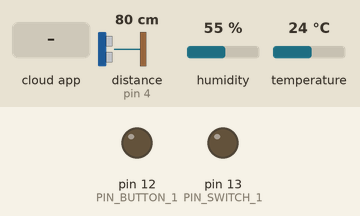
Simulated run of this sketch. Board: Arduino Uno, built with avr-gcc and run on an emulated ATmega328P. Parts: output pins drawn as LEDs (lit = HIGH). Inputs (shaded band) come from the test bench; at power-on: distance to the obstacle (sensor on pin 4) 80 cm, humidity 55 %, temperature 24 °C. The echo pulse lasts 58.3 µs per cm; the RemoteXY app is connected.

Above: at 1.8 s.
1.9 s: the phone or cloud app sets switch_1 to 1
At 3.0 s:
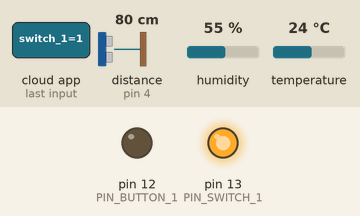
3.5 s: the phone or cloud app sets button_1 to 1
At 5.2 s:
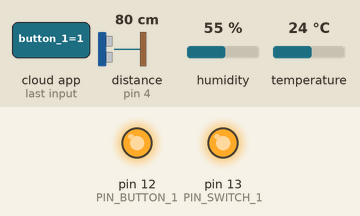
5.5 s: the phone or cloud app sets switch_1 to 0
At 7.2 s:
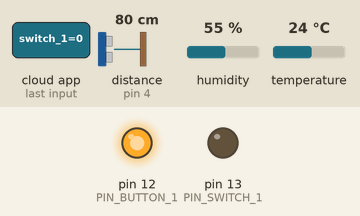
7.5 s: the phone or cloud app sets button_1 to 0
At 9.5 s:
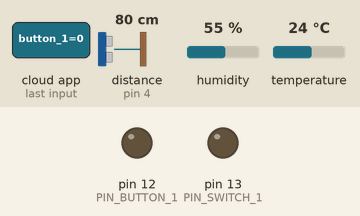
Timing chart, 0 to 10.5 s (numbered marks = the images above; inputs shaded):
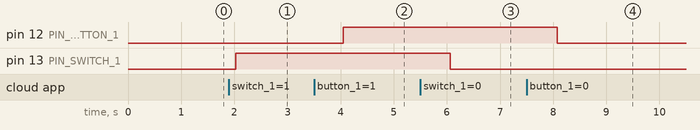

Measured:
- after the input at 1.9 s, pin 13 (PIN_SWITCH_1): LOW → HIGH after 0.13 s
- after the input at 3.5 s, pin 12 (PIN_BUTTON_1): LOW → HIGH after 0.55 s
- after the input at 5.5 s, pin 13 (PIN_SWITCH_1): HIGH → LOW after 0.56 s
- after the input at 7.5 s, pin 12 (PIN_BUTTON_1): HIGH → LOW after 0.58 s

The sketch:

Riscduino_Sketch.ino
```cpp
//////////////////////////////////////////////
//        RemoteXY include library          //
//////////////////////////////////////////////

// RemoteXY select connection mode and include library
#define REMOTEXY_MODE__ESP8266_HARDSERIAL_POINT

#include <RemoteXY.h>
#include <Adafruit_Sensor.h>
#include <DHT.h>
#include <Ultrasonic.h>

// RemoteXY connection settings
#define REMOTEXY_SERIAL Serial
#define REMOTEXY_SERIAL_SPEED 115200
#define REMOTEXY_WIFI_SSID "RemoteXY"
#define REMOTEXY_WIFI_PASSWORD "123456789"
#define REMOTEXY_SERVER_PORT 6377


// RemoteXY configurate
#pragma pack(push, 1)
uint8_t RemoteXY_CONF[] =
  { 255,2,0,0,0,30,0,8,13,0,
  2,0,68,25,22,11,2,26,31,31,
  79,78,0,79,70,70,0,1,0,16,
  25,12,12,2,31,88,0 };

// this structure defines all the variables of your control interface
struct {

    // input variable
  uint8_t switch_1; // =1 if switch ON and =0 if OFF
  uint8_t button_1; // =1 if button pressed, else =0

    // other variable
  uint8_t connect_flag;  // =1 if wire connected, else =0

} RemoteXY;
#pragma pack(pop)

/////////////////////////////////////////////
//           END RemoteXY include          //
/////////////////////////////////////////////

#define PIN_SWITCH_1 13
#define PIN_BUTTON_1 12
#define DHT_PIN 2 // Pin where the DHT22 is connected
#define DHT_TYPE DHT22 // DHT 22 (AM2302) type
DHT dht(DHT_PIN, DHT_TYPE);

#define ULTRASONIC_TRIG_PIN 3 // Pin where the Ultrasonic sensor's trigger is connected
#define ULTRASONIC_ECHO_PIN 4 // Pin where the Ultrasonic sensor's echo is connected
Ultrasonic ultrasonic(ULTRASONIC_TRIG_PIN, ULTRASONIC_ECHO_PIN);


void setup()
{
  RemoteXY_Init();
  pinMode(PIN_SWITCH_1, OUTPUT);
  pinMode(PIN_BUTTON_1, OUTPUT);

  dht.begin(); // Initialize DHT sensor

  // TODO: setup code for other sensors and peripherals
}


void loop()
{
  RemoteXY_Handler();
  //noInterrupts();

  // Read data from DHT22 sensor
  float humidity = dht.readHumidity();
  float temperature = dht.readTemperature();

  // Read data from Ultrasonic sensor
  float distance_cm = ultrasonic.read(CM);
  //interrupts();

  // Check if the readings are valid
  if (!isnan(humidity) && !isnan(temperature)) {
    // TODO: Use humidity and temperature readings as needed
  } else {
    // Failed to read from DHT sensor
    Serial.println("Failed to read from DHT sensor!");
  }

  if (distance_cm > 0) {
    // TODO: Use distance_cm as needed (distance in centimeters)
  } else {
    // Failed to read distance from Ultrasonic sensor
    Serial.println("Failed to read from Ultrasonic sensor!");
  }

  digitalWrite(PIN_SWITCH_1, (RemoteXY.switch_1 == 0) ? LOW : HIGH);
  digitalWrite(PIN_BUTTON_1, (RemoteXY.button_1 == 0) ? LOW : HIGH);

  // TODO: Add your loop code here

  // Delay to avoid excessive readings and to allow RemoteXY to handle communication
  delay(1000); // Delay for 1 second
}
```

Riscduino_Sketch_Code.c
```cpp
//////////////////////////////////////////////
//        RemoteXY include library          //
//////////////////////////////////////////////

// RemoteXY select connection mode and include library
#define REMOTEXY_MODE__ESP8266_HARDSERIAL_POINT

#include <RemoteXY.h>
#include <Adafruit_Sensor.h>
#include <DHT.h>
#include <Ultrasonic.h>

// RemoteXY connection settings
#define REMOTEXY_SERIAL Serial
#define REMOTEXY_SERIAL_SPEED 115200
#define REMOTEXY_WIFI_SSID "RemoteXY"
#define REMOTEXY_WIFI_PASSWORD "123456789"
#define REMOTEXY_SERVER_PORT 6377


// RemoteXY configurate
#pragma pack(push, 1)
uint8_t RemoteXY_CONF[] =
  { 255,2,0,0,0,30,0,8,13,0,
  2,0,68,25,22,11,2,26,31,31,
  79,78,0,79,70,70,0,1,0,16,
  25,12,12,2,31,88,0 };

// this structure defines all the variables of your control interface
struct {

    // input variable
  uint8_t switch_1; // =1 if switch ON and =0 if OFF
  uint8_t button_1; // =1 if button pressed, else =0

    // other variable
  uint8_t connect_flag;  // =1 if wire connected, else =0

} RemoteXY;
#pragma pack(pop)

/////////////////////////////////////////////
//           END RemoteXY include          //
/////////////////////////////////////////////

#define PIN_SWITCH_1 13
#define PIN_BUTTON_1 12
#define DHT_PIN 2 // Pin where the DHT22 is connected
#define DHT_TYPE DHT22 // DHT 22 (AM2302) type
DHT dht(DHT_PIN, DHT_TYPE);

#define ULTRASONIC_TRIG_PIN 3 // Pin where the Ultrasonic sensor's trigger is connected
#define ULTRASONIC_ECHO_PIN 4 // Pin where the Ultrasonic sensor's echo is connected
Ultrasonic ultrasonic(ULTRASONIC_TRIG_PIN, ULTRASONIC_ECHO_PIN);


void setup()
{
  RemoteXY_Init();
  pinMode(PIN_SWITCH_1, OUTPUT);
  pinMode(PIN_BUTTON_1, OUTPUT);

  dht.begin(); // Initialize DHT sensor

  // TODO: setup code for other sensors and peripherals
}


void loop()
{
  RemoteXY_Handler();
  //noInterrupts();

  // Read data from DHT22 sensor
  float humidity = dht.readHumidity();
  float temperature = dht.readTemperature();

  // Read data from Ultrasonic sensor
  float distance_cm = ultrasonic.read(CM);
  //interrupts();

  // Check if the readings are valid
  if (!isnan(humidity) && !isnan(temperature)) {
    // TODO: Use humidity and temperature readings as needed
  } else {
    // Failed to read from DHT sensor
    Serial.println("Failed to read from DHT sensor!");
  }

  if (distance_cm > 0) {
    // TODO: Use distance_cm as needed (distance in centimeters)
  } else {
    // Failed to read distance from Ultrasonic sensor
    Serial.println("Failed to read from Ultrasonic sensor!");
  }

  digitalWrite(PIN_SWITCH_1, (RemoteXY.switch_1 == 0) ? LOW : HIGH);
  digitalWrite(PIN_BUTTON_1, (RemoteXY.button_1 == 0) ? LOW : HIGH);

  // TODO: Add your loop code here

  // Delay to avoid excessive readings and to allow RemoteXY to handle communication
  delay(1000); // Delay for 1 second
}
```
